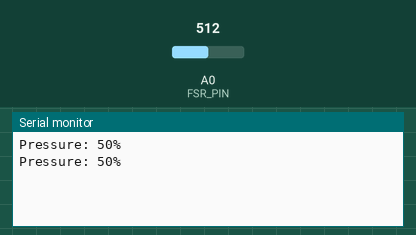
Recording of a sketch running on a simulated Arduino Uno, built with avr-gcc and run on an emulated ATmega328P. On the bench: the last lines printed to the serial monitor. The test bench sets the inputs (shaded band); at power-on: A0 (FSR_PIN) = 512.

Above: at 1.8 s.
1.9 s: A0 (FSR_PIN) set to 716
At 2.8 s:
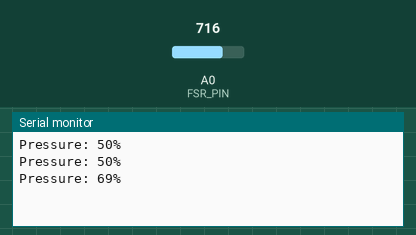
3.4 s: A0 (FSR_PIN) set to 900
At 4.8 s:
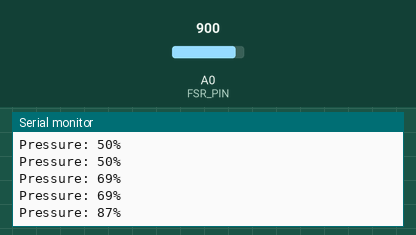
Timing chart, 0 to 6.4 s (numbered marks = the images above; inputs shaded):
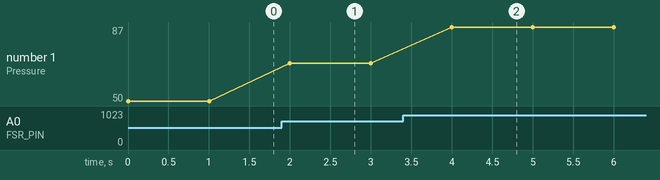

The sketch:

fsr.ino
```cpp
const int FSR_PIN = A0;  // Pin analog FSR terhubung ke pin A0 Arduino

void setup() {
  Serial.begin(9600);  // Inisialisasi komunikasi serial dengan kecepatan baud rate 9600
}

void loop() {
  // Membaca nilai tegangan analog dari FSR
  int sensorValue = analogRead(FSR_PIN);

  // Mengubah nilai tegangan menjadi nilai tekanan (dalam range 0-100)
  int pressure = map(sensorValue, 0, 1023, 0, 100);

  // Tampilkan nilai tekanan pada Serial Monitor
  Serial.print("Pressure: ");
  Serial.print(pressure);
  Serial.println("%");

  delay(1000);  // Delay 1 detik antara pembacaan
}
```

Measured:
- after the input at 1.9 s, the serial monitor: prints a new line after 0.10 s (image 1)
- after the input at 3.4 s, the serial monitor: prints a new line after 0.60 s (image 2)
- plotted number 1: 50 → 69 after the input at 1.9 s, 69 → 87 after the input at 3.4 s
